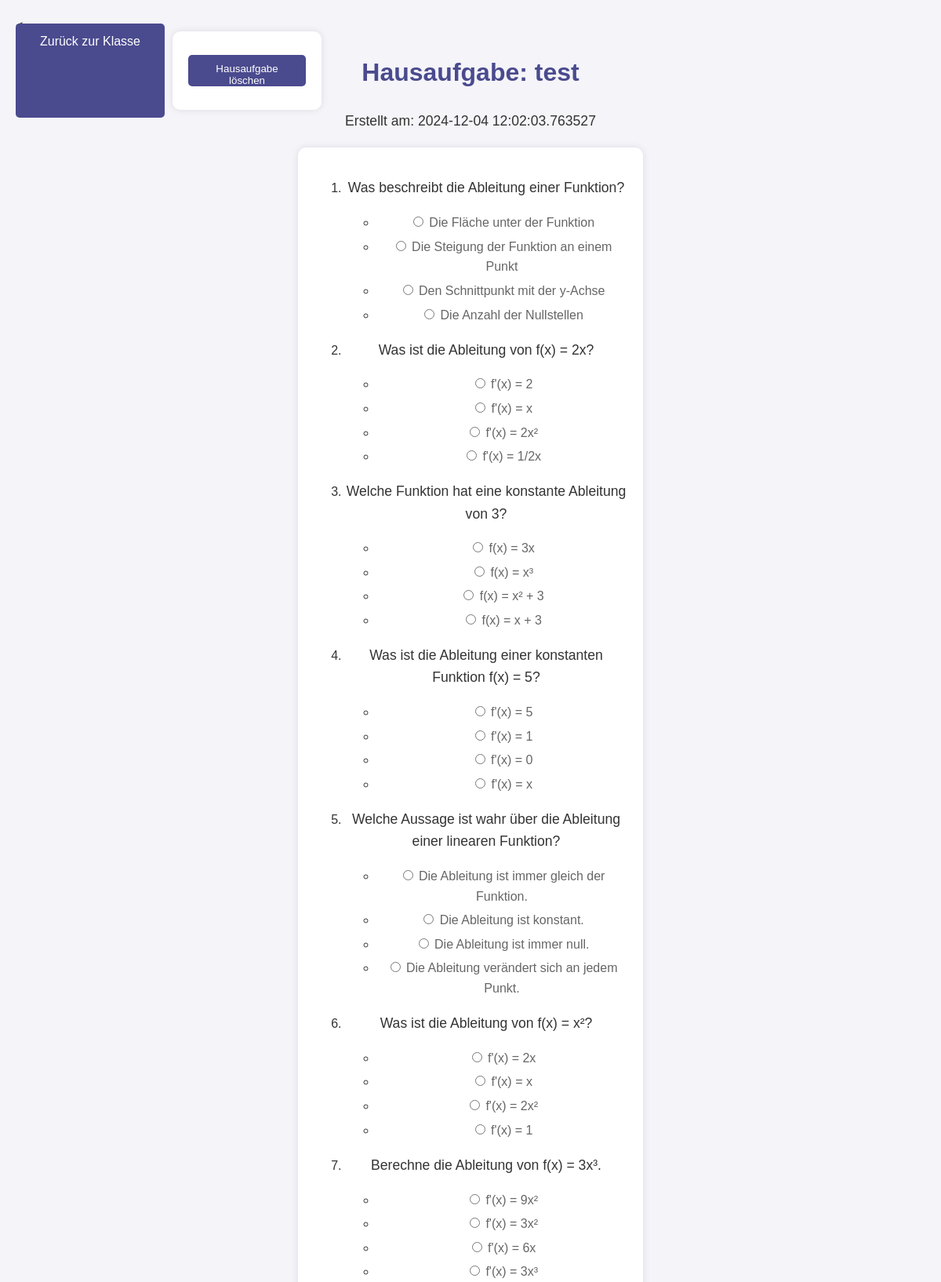
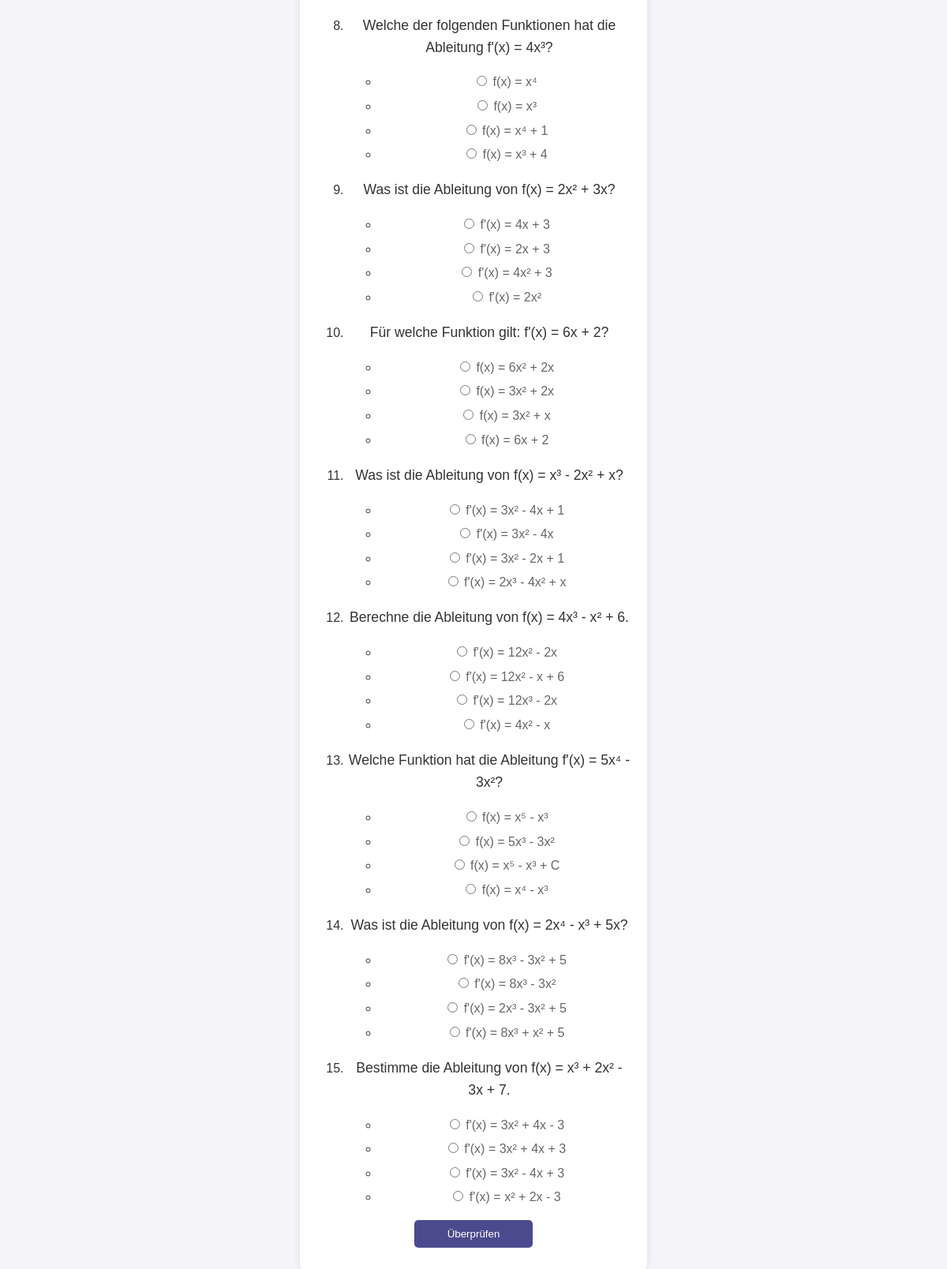
Screenshot of /view_homework_teacher/7/4/1 with the database file from the repository (2 pictures, top to bottom).
### tables this page shows
CREATE TABLE Homework (
    id INTEGER PRIMARY KEY AUTOINCREMENT,
    class_id INTEGER,
    description TEXT NOT NULL,
    date_created TIMESTAMP DEFAULT CURRENT_TIMESTAMP, title TEXT NOT NULL DEFAULT 'Untitled Homework',
    FOREIGN KEY (class_id) REFERENCES Classes(id)
);

CREATE TABLE HomeworkQuestions (
    id INTEGER PRIMARY KEY AUTOINCREMENT,
    homework_id INTEGER,
    skill_level INTEGER CHECK (skill_level BETWEEN 1 AND 10),
    question TEXT NOT NULL,
    correct_answer TEXT NOT NULL,
    explanation TEXT,
    question_type TEXT CHECK (question_type IN ('multiple_choice', 'text', 'number')), options TEXT,
    FOREIGN KEY (homework_id) REFERENCES Homework(id)
);

### app.py (the view)
@app.route('/view_homework_teacher/<int:homework_id>/<int:class_id>/<int:teacher_id>')
def view_homework_teacher(homework_id, class_id, teacher_id):
    import json
    conn = get_db_connection()
    homework = conn.execute(
        'SELECT id, title, description, date_created FROM Homework WHERE id = ?',
        (homework_id,)
    ).fetchone()
    if not homework:
        conn.close()
        return "Fehler: Hausaufgabe nicht gefunden", 404
    question_data = conn.execute(
        'SELECT question, correct_answer, explanation, options FROM HomeworkQuestions WHERE homework_id = ?',
        (homework_id,)
    ).fetchall()
    questions = []
    correct_answers = {}
    explanations = {}
    for idx, row in enumerate(question_data):
        question = dict(row)
        question['options'] = [{'index': i, 'option': opt} for i, opt in enumerate(json.loads(question['options']))]
        questions.append({'index': idx, **question})
        correct_answers[idx] = int(question['correct_answer'])  # Sicherstellen, dass die Antwort als Nummer vorliegt
        explanations[idx] = question['explanation']
    conn.close()
    return render_template(
        'view_homework_teacher.html',
        homework=homework,
        questions=questions,
        class_info={'id': class_id},
        teacher_id=teacher_id,
        correct_answers=correct_answers,
        explanations=explanations
    )

### app.py (called while the page is built)
def get_db_connection():
    conn = sqlite3.connect('ahg/database.db')
    conn.row_factory = sqlite3.Row
    return conn

### templates/view_homework_teacher.html (shortened to what this page needs)
<<!DOCTYPE html>
<html lang="de">
<head>
    <link rel="stylesheet" href="{{ url_for('static', filename='styles.css') }}">
</head>
<body>
    <div class="top-buttons" style="display: flex; justify-content: space-between;">
        <a href="/class_details_teacher/{{ class_info['id'] }}/{{ teacher_id }}" class="button">Zurück zur Klasse</a>
        <form action="/delete_homework" method="post" style="display:inline;" onsubmit="return confirm('Möchten Sie diese Hausaufgabe wirklich löschen?')">
            <button type="submit" class="button danger">Hausaufgabe löschen</button>
        </form>
    </div>
    <h1>Hausaufgabe: {{ homework['description'] }}</h1>
    <p>Erstellt am: {{ homework['date_created'] }}</p>
    <form id="homework-form">
        <ol>
            {% for question in questions %}
                <li>
                    <p>{{ question['question'] }}</p>
                    <ul>
                        {% for option in question['options'] %}
                            <li>
                                <label>
                                    <input type="radio" name="answer_{{ question.index }}" value="{{ option.index }}">
                                    {{ option.option }}
                                </label>
                            </li>
                        {% endfor %}
                    </ul>
                </li>
            {% endfor %}
        </ol>
        <button type="button" onclick="checkAnswers()">Überprüfen</button>
    </form>
</body>
</html>

### static/styles.css (style rules this page uses)
body { font-family: 'Arial', sans-serif; background-color: #f4f4f9; color: #333; margin: 0; padding: 20px; line-height: 1.6; }
h1, h2, h3 { color: #4a4a8e; text-align: center; }
.button, button, .back-button { background-color: #4a4a8e; color: white; border: none; padding: 10px 20px; margin: 10px 0; border-radius: 5px; cursor: pointer; transition: background-color 0.3s ease; text-decoration: none; display: block; text-align: center; width: 150px; margin-left: auto; margin-right: auto; }
.top-buttons { position: absolute; top: 20px; left: 20px; display: flex; gap: 10px; }
form { background-color: #fff; padding: 20px; border-radius: 10px; box-shadow: 0 0 10px rgba(0, 0, 0, 0.1); max-width: 400px; margin: 20px auto; }
label { display: block; margin-bottom: 5px; color: #666; }
a { text-decoration: none; color: #4a4a8e; }
button[type="submit"] { background-color: #4a4a8e; color: white; border: none; height: 40px; margin: 0; padding: 10px 20px; border-radius: 5px; cursor: pointer; transition: background-color 0.3s ease; margin-left: 10px; }
form { background-color: #fff; padding: 20px; border-radius: 10px; box-shadow: 0 0 10px rgba(0, 0, 0, 0.1); max-width: 400px; margin: 20px auto; text-align: center; }
.submit-button, button[type="submit"] { background-color: #4a4a8e; color: white; border: none; padding: 10px 20px; border-radius: 5px; cursor: pointer; transition: background-color 0.3s ease; display: inline-block; text-align: center; margin: 10px 0; }
p { color: #333; font-size: 1.1em; text-align: center; }

### rows the page displays
Homework: description "test", date_created "2024-12-04 12:02:03.763527"
HomeworkQuestions: question "Was beschreibt die Ableitung einer Funktion?", option "Die Fläche unter der Funktion" "Die Steigung der Funktion an einem Punkt" "Den Schnittpunkt mit der y-Achse" "Die Anzahl der Nullstellen"
HomeworkQuestions: question "Was ist die Ableitung von f(x) = 2x?", option "f'(x) = 2" "f'(x) = x" "f'(x) = 2x²" "f'(x) = 1/2x"
HomeworkQuestions: question "Welche Funktion hat eine konstante Ableitung von 3?", option "f(x) = 3x" "f(x) = x³" "f(x) = x² + 3" "f(x) = x + 3"
HomeworkQuestions: question "Was ist die Ableitung einer konstanten Funktion f(x) = 5?", option "f'(x) = 5" "f'(x) = 1" "f'(x) = 0" "f'(x) = x"
HomeworkQuestions: question "Welche Aussage ist wahr über die Ableitung einer linearen Funktion?", option "Die Ableitung ist immer gleich der Funktion." "Die Ableitung ist konstant." "Die Ableitung ist immer null." "Die Ableitung verändert sich an jedem Punkt."
HomeworkQuestions: question "Was ist die Ableitung von f(x) = x²?", option "f'(x) = 2x" "f'(x) = x" "f'(x) = 2x²" "f'(x) = 1"
HomeworkQuestions: question "Berechne die Ableitung von f(x) = 3x³.", option "f'(x) = 9x²" "f'(x) = 3x²" "f'(x) = 6x" "f'(x) = 3x³"
HomeworkQuestions: question "Welche der folgenden Funktionen hat die Ableitung f'(x) = 4x³?", option "f(x) = x⁴" "f(x) = x³" "f(x) = x⁴ + 1" "f(x) = x³ + 4"
HomeworkQuestions: question "Was ist die Ableitung von f(x) = 2x² + 3x?", option "f'(x) = 4x + 3" "f'(x) = 2x + 3" "f'(x) = 4x² + 3" "f'(x) = 2x²"
HomeworkQuestions: question "Für welche Funktion gilt: f'(x) = 6x + 2?", option "f(x) = 6x² + 2x" "f(x) = 3x² + 2x" "f(x) = 3x² + x" "f(x) = 6x + 2"
HomeworkQuestions: question "Was ist die Ableitung von f(x) = x³ - 2x² + x?", option "f'(x) = 3x² - 4x + 1" "f'(x) = 3x² - 4x" "f'(x) = 3x² - 2x + 1" "f'(x) = 2x³ - 4x² + x"
HomeworkQuestions: question "Berechne die Ableitung von f(x) = 4x³ - x² + 6.", option "f'(x) = 12x² - 2x" "f'(x) = 12x² - x + 6" "f'(x) = 12x³ - 2x" "f'(x) = 4x² - x"
HomeworkQuestions: question "Welche Funktion hat die Ableitung f'(x) = 5x⁴ - 3x²?", option "f(x) = x⁵ - x³" "f(x) = 5x³ - 3x²" "f(x) = x⁵ - x³ + C" "f(x) = x⁴ - x³"
HomeworkQuestions: question "Was ist die Ableitung von f(x) = 2x⁴ - x³ + 5x?", option "f'(x) = 8x³ - 3x² + 5" "f'(x) = 8x³ - 3x²" "f'(x) = 2x³ - 3x² + 5" "f'(x) = 8x³ + x² + 5"
HomeworkQuestions: question "Bestimme die Ableitung von f(x) = x³ + 2x² - 3x + 7.", option "f'(x) = 3x² + 4x - 3" "f'(x) = 3x² + 4x + 3" "f'(x) = 3x² - 4x + 3" "f'(x) = x² + 2x - 3"
